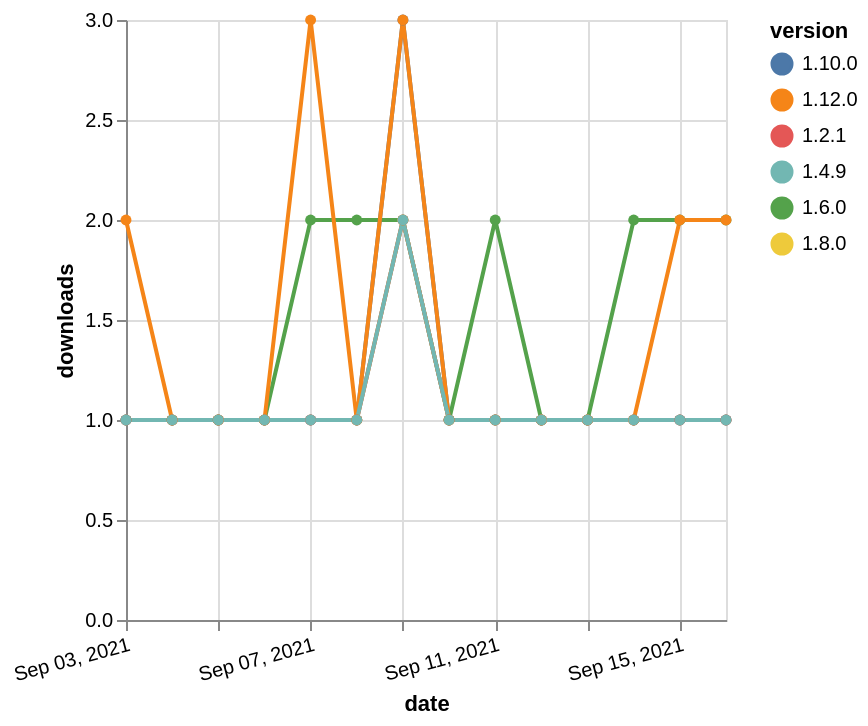

Vega-Lite specification for this chart:
### Vega-Lite specification from a JSON file in a GitHub repository (floating-point values rounded to 4 significant figures)
{"$schema": "https://vega.github.io/schema/vega-lite/v5.json", "description": "A simple bar chart with embedded data.", "data": {"values": [{"date": "2021-09-03", "total": 1268, "delta": 1, "version": "1.6.0"}, {"date": "2021-09-04", "total": 1269, "delta": 1, "version": "1.6.0"}, {"date": "2021-09-05", "total": 1270, "delta": 1, "version": "1.6.0"}, {"date": "2021-09-06", "total": 1271, "delta": 1, "version": "1.6.0"}, {"date": "2021-09-07", "total": 1273, "delta": 2, "version": "1.6.0"}, {"date": "2021-09-08", "total": 1275, "delta": 2, "version": "1.6.0"}, {"date": "2021-09-09", "total": 1277, "delta": 2, "version": "1.6.0"}, {"date": "2021-09-10", "total": 1278, "delta": 1, "version": "1.6.0"}, {"date": "2021-09-11", "total": 1280, "delta": 2, "version": "1.6.0"}, {"date": "2021-09-12", "total": 1281, "delta": 1, "version": "1.6.0"}, {"date": "2021-09-13", "total": 1282, "delta": 1, "version": "1.6.0"}, {"date": "2021-09-14", "total": 1284, "delta": 2, "version": "1.6.0"}, {"date": "2021-09-15", "total": 1286, "delta": 2, "version": "1.6.0"}, {"date": "2021-09-16", "total": 1288, "delta": 2, "version": "1.6.0"}, {"date": "2021-09-03", "total": 185, "delta": 1, "version": "1.8.0"}, {"date": "2021-09-04", "total": 186, "delta": 1, "version": "1.8.0"}, {"date": "2021-09-05", "total": 187, "delta": 1, "version": "1.8.0"}, {"date": "2021-09-06", "total": 188, "delta": 1, "version": "1.8.0"}, {"date": "2021-09-07", "total": 189, "delta": 1, "version": "1.8.0"}, {"date": "2021-09-08", "total": 190, "delta": 1, "version": "1.8.0"}, {"date": "2021-09-09", "total": 192, "delta": 2, "version": "1.8.0"}, {"date": "2021-09-10", "total": 193, "delta": 1, "version": "1.8.0"}, {"date": "2021-09-11", "total": 194, "delta": 1, "version": "1.8.0"}, {"date": "2021-09-12", "total": 195, "delta": 1, "version": "1.8.0"}, {"date": "2021-09-13", "total": 196, "delta": 1, "version": "1.8.0"}, {"date": "2021-09-14", "total": 197, "delta": 1, "version": "1.8.0"}, {"date": "2021-09-15", "total": 198, "delta": 1, "version": "1.8.0"}, {"date": "2021-09-16", "total": 199, "delta": 1, "version": "1.8.0"}, {"date": "2021-09-03", "total": 254, "delta": 1, "version": "1.10.0"}, {"date": "2021-09-04", "total": 255, "delta": 1, "version": "1.10.0"}, {"date": "2021-09-05", "total": 256, "delta": 1, "version": "1.10.0"}, {"date": "2021-09-06", "total": 257, "delta": 1, "version": "1.10.0"}, {"date": "2021-09-07", "total": 258, "delta": 1, "version": "1.10.0"}, {"date": "2021-09-08", "total": 259, "delta": 1, "version": "1.10.0"}, {"date": "2021-09-09", "total": 262, "delta": 3, "version": "1.10.0"}, {"date": "2021-09-10", "total": 263, "delta": 1, "version": "1.10.0"}, {"date": "2021-09-11", "total": 264, "delta": 1, "version": "1.10.0"}, {"date": "2021-09-12", "total": 265, "delta": 1, "version": "1.10.0"}, {"date": "2021-09-13", "total": 266, "delta": 1, "version": "1.10.0"}, {"date": "2021-09-14", "total": 267, "delta": 1, "version": "1.10.0"}, {"date": "2021-09-15", "total": 268, "delta": 1, "version": "1.10.0"}, {"date": "2021-09-16", "total": 269, "delta": 1, "version": "1.10.0"}, {"date": "2021-09-03", "total": 560, "delta": 1, "version": "1.2.1"}, {"date": "2021-09-04", "total": 561, "delta": 1, "version": "1.2.1"}, {"date": "2021-09-05", "total": 562, "delta": 1, "version": "1.2.1"}, {"date": "2021-09-06", "total": 563, "delta": 1, "version": "1.2.1"}, {"date": "2021-09-07", "total": 564, "delta": 1, "version": "1.2.1"}, {"date": "2021-09-08", "total": 565, "delta": 1, "version": "1.2.1"}, {"date": "2021-09-09", "total": 567, "delta": 2, "version": "1.2.1"}, {"date": "2021-09-10", "total": 568, "delta": 1, "version": "1.2.1"}, {"date": "2021-09-11", "total": 569, "delta": 1, "version": "1.2.1"}, {"date": "2021-09-12", "total": 570, "delta": 1, "version": "1.2.1"}, {"date": "2021-09-13", "total": 571, "delta": 1, "version": "1.2.1"}, {"date": "2021-09-14", "total": 572, "delta": 1, "version": "1.2.1"}, {"date": "2021-09-15", "total": 573, "delta": 1, "version": "1.2.1"}, {"date": "2021-09-16", "total": 574, "delta": 1, "version": "1.2.1"}, {"date": "2021-09-03", "total": 134, "delta": 2, "version": "1.12.0"}, {"date": "2021-09-04", "total": 135, "delta": 1, "version": "1.12.0"}, {"date": "2021-09-05", "total": 136, "delta": 1, "version": "1.12.0"}, {"date": "2021-09-06", "total": 137, "delta": 1, "version": "1.12.0"}, {"date": "2021-09-07", "total": 140, "delta": 3, "version": "1.12.0"}, {"date": "2021-09-08", "total": 141, "delta": 1, "version": "1.12.0"}, {"date": "2021-09-09", "total": 144, "delta": 3, "version": "1.12.0"}, {"date": "2021-09-10", "total": 145, "delta": 1, "version": "1.12.0"}, {"date": "2021-09-11", "total": 146, "delta": 1, "version": "1.12.0"}, {"date": "2021-09-12", "total": 147, "delta": 1, "version": "1.12.0"}, {"date": "2021-09-13", "total": 148, "delta": 1, "version": "1.12.0"}, {"date": "2021-09-14", "total": 149, "delta": 1, "version": "1.12.0"}, {"date": "2021-09-15", "total": 151, "delta": 2, "version": "1.12.0"}, {"date": "2021-09-16", "total": 153, "delta": 2, "version": "1.12.0"}, {"date": "2021-09-03", "total": 224, "delta": 1, "version": "1.4.9"}, {"date": "2021-09-04", "total": 225, "delta": 1, "version": "1.4.9"}, {"date": "2021-09-05", "total": 226, "delta": 1, "version": "1.4.9"}, {"date": "2021-09-06", "total": 227, "delta": 1, "version": "1.4.9"}, {"date": "2021-09-07", "total": 228, "delta": 1, "version": "1.4.9"}, {"date": "2021-09-08", "total": 229, "delta": 1, "version": "1.4.9"}, {"date": "2021-09-09", "total": 231, "delta": 2, "version": "1.4.9"}, {"date": "2021-09-10", "total": 232, "delta": 1, "version": "1.4.9"}, {"date": "2021-09-11", "total": 233, "delta": 1, "version": "1.4.9"}, {"date": "2021-09-12", "total": 234, "delta": 1, "version": "1.4.9"}, {"date": "2021-09-13", "total": 235, "delta": 1, "version": "1.4.9"}, {"date": "2021-09-14", "total": 236, "delta": 1, "version": "1.4.9"}, {"date": "2021-09-15", "total": 237, "delta": 1, "version": "1.4.9"}, {"date": "2021-09-16", "total": 238, "delta": 1, "version": "1.4.9"}]}, "width": "container", "mark": {"type": "line", "point": {"filled": true}}, "encoding": {"x": {"field": "date", "type": "temporal", "timeUnit": "yearmonthdate", "title": "date", "axis": {"labelAngle": -15}}, "y": {"field": "delta", "type": "quantitative", "title": "downloads"}, "color": {"field": "version", "type": "nominal"}, "tooltip": {"field": "delta"}}}
